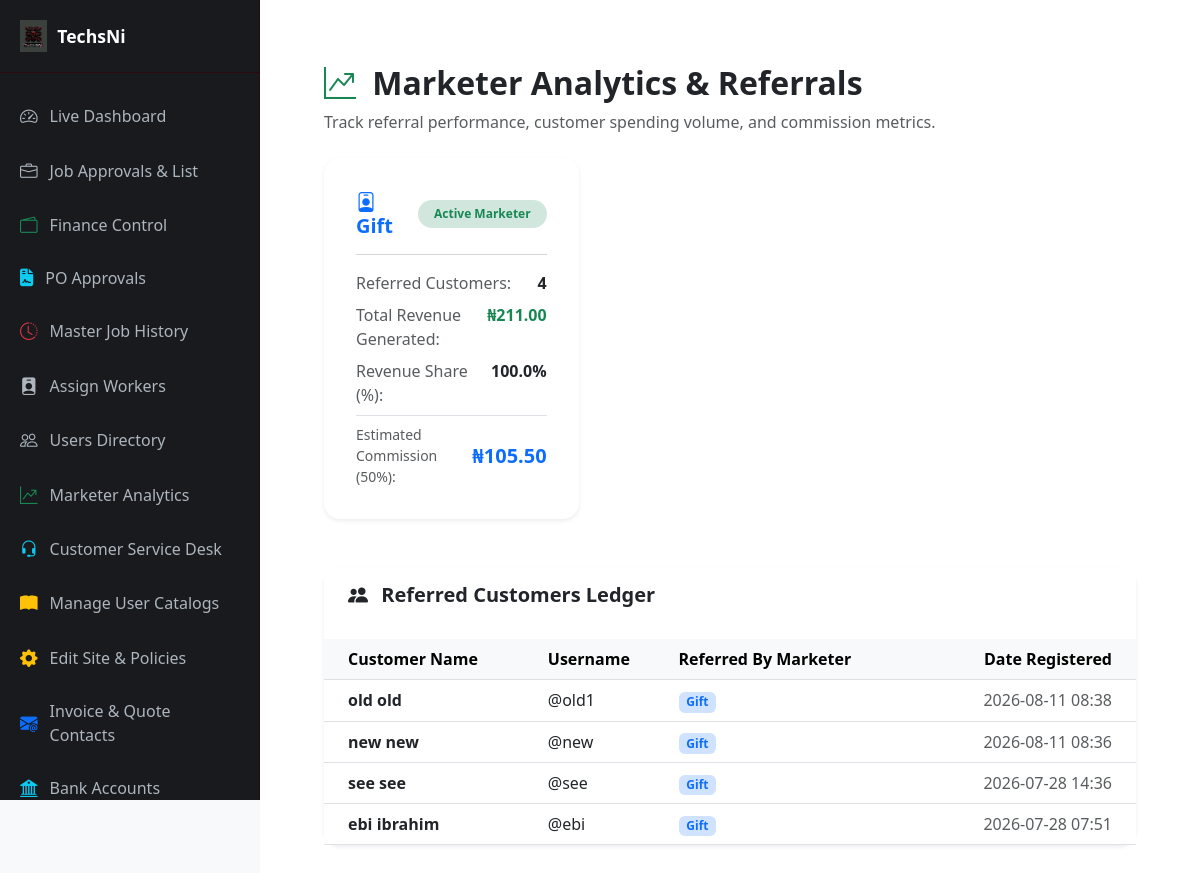
Page /services/dashboard/marketer-analytics/ (signed in) on the committed database.
### services/models.py (models this page shows, shortened)
class User(AbstractUser):
    groups = models.ManyToManyField(
        'auth.Group',
        related_name='custom_user_set',
        blank=True,
        help_text='The groups this user belongs to.',
        verbose_name='groups',
    )
    user_permissions = models.ManyToManyField(
        'auth.Permission',
        related_name='custom_user_permissions_set',
        blank=True,
        help_text='Specific permissions for this user.',
        verbose_name='user permissions',
    )
    ROLE_CHOICES = (
        ('ceo', 'CEO'),
        ('general_manager', 'General Manager'),
        ('manager', 'Manager'),
        ('assistant_manager', 'Assistant Manager'),
        ('customer_service', 'Customer Service Representative'),
        ('worker', 'Worker'),
        ('customer', 'Customer'),
        ('marketer', 'Marketer'),
    )
    role = models.CharField(max_length=30, choices=ROLE_CHOICES, default='customer')
    employee_id = models.CharField(max_length=50, unique=True, blank=True, null=True, verbose_name="ID Number")
    email = models.EmailField(unique=True, blank=False, null=False)
    phone_number = models.CharField(max_length=20, unique=True, null=True, blank=True)
    country = models.CharField(max_length=50, default='Nigeria')
    state = models.CharField(max_length=100, blank=True, null=True)
    capital = models.CharField(max_length=100, blank=True, null=True)
    lga = models.CharField(max_length=100, blank=True, null=True)
    address = models.TextField(blank=True, null=True)
    description = models.TextField(blank=True, null=True)
    narration = models.TextField(blank=True, null=True)
    is_verified = models.BooleanField(default=False)
    otp_code = models.CharField(max_length=6, blank=True, null=True)
    commission_percentage = models.DecimalField(
        max_digits=5, decimal_places=2, blank=True, null=True,
        verbose_name="Custom Commission Percentage (%)"
    )
    referred_by = models.ForeignKey('self', null=True, blank=True, on_delete=models.SET_NULL, related_name='referrals')

### services/views.py (the view)
# urls.py: path('dashboard/marketer-analytics/', views.marketer_analytics_view, name='marketer_analytics'),
@login_required
def marketer_analytics_view(request):
    request.user.refresh_from_db()
    allowed_roles = ['ceo', 'manager', 'general_manager', 'finance']
    if not request.user.is_superuser and getattr(request.user, 'role', None) not in allowed_roles:
        return redirect('dashboard_router')
    from decimal import Decimal
    marketers = User.objects.filter(role='marketer') if hasattr(User, 'role') else User.objects.none()
    marketer_stats_raw = []
    grand_total_revenue = Decimal('0.00')
    for marketer in marketers:
        referred_customers = User.objects.filter(referred_by=marketer) if hasattr(User, 'referred_by') else User.objects.none()
        total_spend = Decimal('0.00')
        for cust in referred_customers:
            cust_jobs = Job.objects.filter(customer=cust)
            for job in cust_jobs:
                if hasattr(job, 'quotation') and job.quotation and job.quotation.is_approved_by_client:
                    total_spend += job.quotation.total_amount or Decimal('0.00')
        grand_total_revenue += total_spend
        marketer_stats_raw.append({
            'marketer': marketer,
            'customer_count': referred_customers.count(),
            'total_spend': total_spend,
        })
    marketer_stats = []
    for item in marketer_stats_raw:
        spend = item['total_spend']
        percentage_share = (float(spend) / float(grand_total_revenue) * 100) if grand_total_revenue > 0 else 0.0
        estimated_commission = spend * Decimal('0.50')
        item['percentage_share'] = round(percentage_share, 1)
        item['estimated_commission'] = estimated_commission
        marketer_stats.append(item)
    referred_users = User.objects.filter(referred_by__isnull=False).select_related('referred_by').order_by('-date_joined') if hasattr(User, 'referred_by') else []
    return render(request, 'services/dashboards/marketer_analytics.html', {
        'marketer_stats': marketer_stats,
        'referred_users': referred_users,
    })

### services/templates/services/dashboards/marketer_analytics.html (shortened to what this page needs)
{% extends 'services/dashboards/base_dashboard.html' %}
{% block content %}
<div class="container-fluid py-4">
    <div class="d-flex justify-content-between align-items-center mb-4">
        <div>
            <h2 class="fw-bold text-dark"><i class="bi bi-graph-up-arrow text-success me-2"></i> Marketer Analytics & Referrals</h2>
            <p class="text-muted mb-0">Track referral performance, customer spending volume, and commission metrics.</p>
        </div>
    </div>
    <div class="row g-4 mb-5">
        {% for stat in marketer_stats %}
        <div class="col-md-4">
            <div class="card shadow-sm border-0 rounded-4 p-3 h-100 bg-white">
                <div class="card-body">
                    <div class="d-flex justify-content-between align-items-center mb-3">
                        <h5 class="fw-bold text-primary mb-0">
                            <i class="bi bi-person-badge me-1"></i> {{ stat.marketer.first_name|default:stat.marketer.username }}
                        </h5>
                        <span class="badge bg-success-subtle text-success px-3 py-2 rounded-pill">Active Marketer</span>
                    </div>
                    <hr class="text-muted opacity-25">
                    <div class="mb-2 d-flex justify-content-between">
                        <span class="text-muted">Referred Customers:</span>
                        <strong class="text-dark">{{ stat.customer_count }}</strong>
                    </div>
                    <div class="mb-2 d-flex justify-content-between">
                        <span class="text-muted">Total Revenue Generated:</span>
                        <strong class="text-success">₦{{ stat.total_spend|floatformat:2 }}</strong>
                    </div>
                    <div class="mb-2 d-flex justify-content-between">
                        <span class="text-muted">Revenue Share (%):</span>
                        <strong class="text-dark">{{ stat.percentage_share }}%</strong>
                    </div>
                    <div class="d-flex justify-content-between align-items-center pt-2 border-top">
                        <span class="text-muted small">Estimated Commission (50%):</span>
                        <strong class="text-primary fs-5">₦{{ stat.estimated_commission|floatformat:2 }}</strong>
                    </div>
                </div>
            </div>
        </div>
        {% empty %}
        <div class="col-12">
            <div class="alert alert-info py-4 text-center rounded-4">
                <i class="bi bi-info-circle fs-4 d-block mb-2"></i> No marketers found in the system yet.
            </div>
        </div>
        {% endfor %}
    </div>
    <div class="card shadow-sm border-0 rounded-4">
        <div class="card-header bg-white py-3 px-4 border-0">
            <h5 class="fw-bold text-dark mb-0"><i class="bi bi-people-fill me-2"></i> Referred Customers Ledger</h5>
        </div>
        <div class="card-body px-0 pb-0">
            <div class="table-responsive">
                <table class="table table-hover align-middle mb-0">
                    <thead class="table-light">
                        <tr>
                            <th class="ps-4">Customer Name</th>
                            <th>Username</th>
                            <th>Referred By Marketer</th>
                            <th class="text-end pe-4">Date Registered</th>
                        </tr>
                    </thead>
                    <tbody>
                        {% for cust in referred_users %}
                        <tr>
                            <td class="ps-4 fw-bold text-dark">{{ cust.first_name }} {{ cust.last_name }}</td>
                            <td>@{{ cust.username }}</td>
                            <td>
                                <span class="badge bg-primary-subtle text-primary">
                                    {{ cust.referred_by.first_name|default:cust.referred_by.username }}
                                </span>
                            </td>
                            <td class="text-end pe-4 text-muted">{{ cust.date_joined|date:"Y-m-d H:i" }}</td>
                        </tr>
                        {% empty %}
                        <tr>
                            <td colspan="4" class="text-center py-4 text-muted">No customers have been referred by a marketer yet.</td>
                        </tr>
                        {% endfor %}
                    </tbody>
                </table>
            </div>
        </div>
    </div>
</div>
{% endblock %}

### services/templates/services/dashboards/base_dashboard.html (style rules this page uses)
body { background-color: #f8f9fa; color: #212529; font-family: 'Segoe UI', Tahoma, Geneva, Verdana, sans-serif; min-height: 100vh; overflow-x: hidden; }

### rows in the picture
User: marketer.first_name "Gift", customer_count "4", total_spend "211.00", percentage_share "100.0", estimated_commission "105.50"
User: first_name "old", last_name "old", username "old1", referred_by.first_name "Gift", date_joined "2026-08-11 08:38"
User: first_name "new", last_name "new", username "new", referred_by.first_name "Gift", date_joined "2026-08-11 08:36"
User: first_name "see", last_name "see", username "see", referred_by.first_name "Gift", date_joined "2026-07-28 14:36"
User: first_name "ebi", last_name "ibrahim", username "ebi", referred_by.first_name "Gift", date_joined "2026-07-28 07:51"
